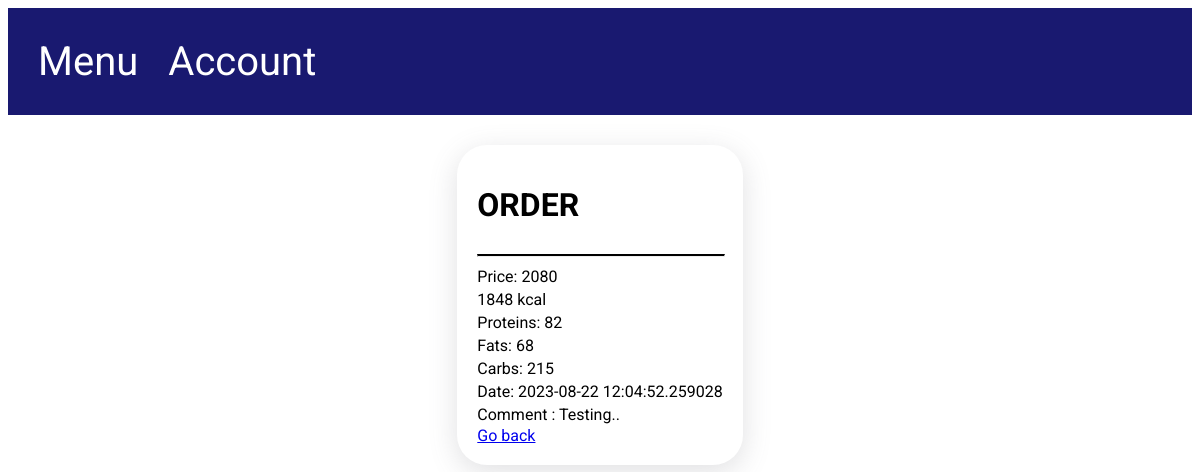
Page /admin/current_orders/5 (signed in) on the committed database.
### models.py (models this page shows, shortened)
class UserOrder(Base):
    __tablename__ = "user_order"
    id = Column(Integer, primary_key=True)
    user_id = Column(Integer, ForeignKey("user.id"))
    address_id = Column(Integer, ForeignKey("address.id"))
    order_price = Column(Integer)
    order_kcal = Column(Integer)
    order_proteins = Column(Integer)
    order_fats = Column(Integer)
    order_carbs = Column(Integer)
    comment = Column(String(255))
    order_date = Column(String(120))
    order_rate = Column(Integer)
    order_status = Column(Integer, ForeignKey("status.id"))
    address = relationship("Address", back_populates="user_order")
    user = relationship("User", back_populates="user_order")
    ordered_dish = relationship("OrderedDish", back_populates="user_order")
    status = relationship("Status", back_populates="user_order")

### app.py (the view)
@app.route('/admin/current_orders/<order_id>', methods=['GET', 'PUT'])  # TODO PUT
def admin_order(order_id: int):  # Alchemy
    if session.get("user_id") is None:
        return app.redirect("/user/sign_in")
    if session.get("user_type") == 0:
        return app.redirect('/menu', 302)
    database.init_db()
    this_order = database.db_session.query(UserOrder).where(UserOrder.order_status == 1, UserOrder.id == order_id).all()
    if this_order:
        return render_template("current_orders_order.html", order=this_order[0])
    else:
        return app.redirect("/admin/current_orders")

### database.py (called while the page is built)
def init_db():
    import models
    Base.metadata.create_all(bind=engine)

### templates/current_orders_order.html
{% extends 'base.html' %}
{% block content %}
    <div class="container user_page">
        <div class="content-holder orders">
            <h1>ORDER</h1>
            <hr class="line">
            <p>
                Price: {{ order.order_price }}
            </p>
            <p>
                {{ order.order_kcal }} kcal
            </p>
            <p>
                Proteins: {{ order.order_proteins }}
            </p>
            <p>
                Fats: {{ order.order_fats }}
            </p>
            <p>
                Carbs: {{ order.order_carbs }}
            </p>
            <p>
                Date: {{ order.order_date }}
            </p>
            <p>
                Comment : {{ order.comment }}
            </p>
            <a href="/admin/current_orders"> Go back </a>
        </div>
    </div>
{% endblock %}

### static/css/style.css (style rules this page uses)
body { font-family: 'Roboto', sans-serif; }
.container { padding: 30px 50px 30px 50px; }
.content-holder { display: flex; flex-direction: column; border-radius: 30px; padding: 20px; box-shadow: rgba(100, 100, 111, 0.2) 0px 7px 29px 0px; }
.user_page { display: flex; flex-direction: column; align-items: center; }
.line { border-top: 2px solid black; width: 100% }
.orders p { margin-top: 2px; margin-bottom: 2px; }

### rows in the picture
UserOrder: order_price "2080", order_kcal "1848", order_proteins "82", order_fats "68", order_carbs "215", order_date "2023-08-22 12:04:52.259028", comment "Testing.."
